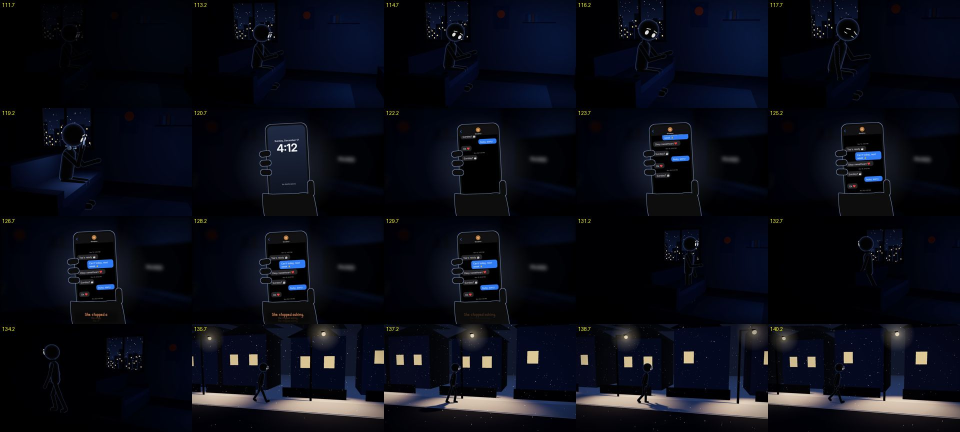
#> input picture films/ls3d/m3.jpg, 1920 x 864 px, given as the content of the folder ../ls3d/m3.jpg, which was not available (shown at 1/2 size)
$ python tile.py ../ls3d/m3.jpg ../ls3d/m1.jpg
#> lines starting #> are read from the running program, lines starting #| are printed output that depends on the picture
import sys,glob
from PIL import Image, ImageDraw
fs=sorted(glob.glob(sys.argv[1]+'/*.jpg')); out=sys.argv[2]; n=12
for k in range(0,len(fs),n):
    g=Image.new('RGB',(1920,1080)); d=ImageDraw.Draw(g)
#> after `g = Image.new('RGB', (1920, 1080))`: g: PIL image 1920x1080 RGB; every value is 0
    for i,f in enumerate(fs[k:k+n]):
        im=Image.open(f).resize((640,360)); g.paste(im,((i%3)*640,(i//3)*270 if False else (i//3)*270))
#> after `im = Image.open(f).resize((640, 360))`:
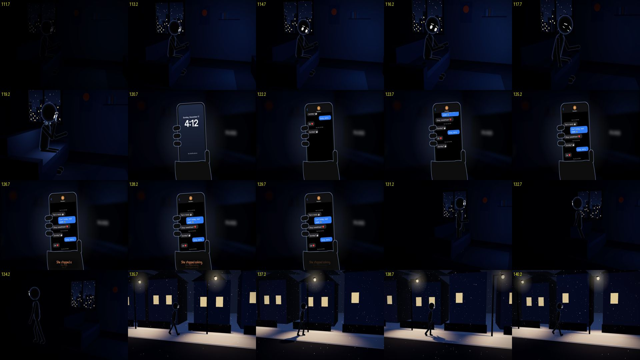
#> im: PIL image 640x360 RGB; mean R, G, B 10.5, 12.3, 21.7
#> after `g.paste(im, (i % 3 * 640, i // 3 * 270 if False else i // 3 * 270))`:
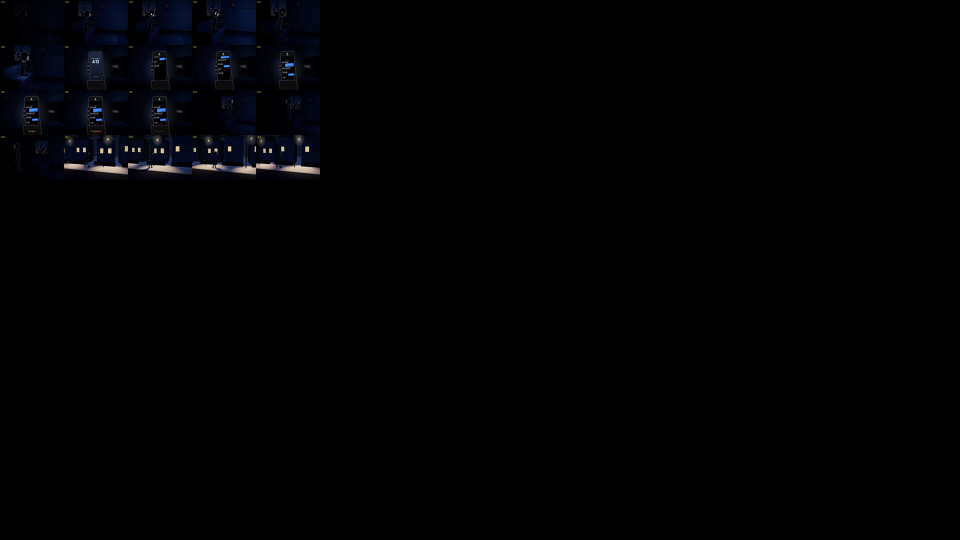
#> g: PIL image 1920x1080 RGB (shown at 1/2 size); mean R, G, B 1.2, 1.4, 2.4
    # use 4 rows of 270 -> crop images
    g=Image.new('RGB',(1920,1440)); d=ImageDraw.Draw(g)
#> after `g = Image.new('RGB', (1920, 1440))`: g: PIL image 1920x1440 RGB; every value is 0
    for i,f in enumerate(fs[k:k+n]):
        im=Image.open(f).resize((640,360)); g.paste(im,((i%3)*640,(i//3)*360)); d.text(((i%3)*640+6,(i//3)*360+4),f.split('/')[-1],fill=(255,255,0))
#> after `g.paste(im, (i % 3 * 640, i // 3 * 360))`:
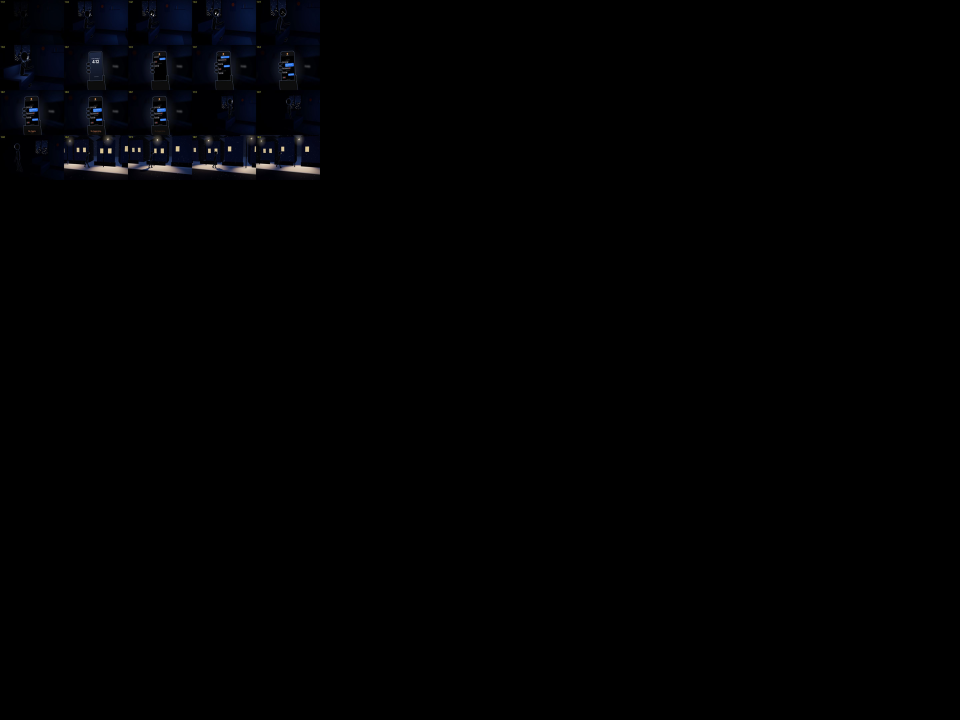
#> g: PIL image 1920x1440 RGB (shown at 1/2 size); mean R, G, B 0.9, 1, 1.8
    g.save(f'{out}_{k//n}.jpg',quality=80)
